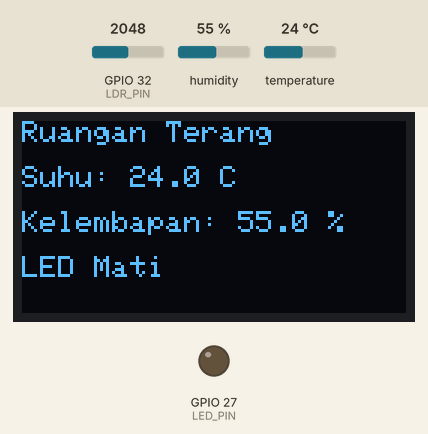
Recording of a sketch running on a simulated ESP32. Shown: 128×64 one-colour display, output pins drawn as LEDs (lit = HIGH). Inputs (shaded band) come from the test bench; at power-on: humidity 55 %, GPIO 32 (LDR_PIN) = 2048, temperature 24 °C. WiFi joins after 1.5 s; servers stay silent unless stated; random numbers use the default seed unless the sketch sets one; no MQTT or app messages arrive unless stated; what the sketch prints to the serial monitor is not drawn.

Above: at 4.7 s.
4.8 s: humidity set to 64 %
At 8.0 s:
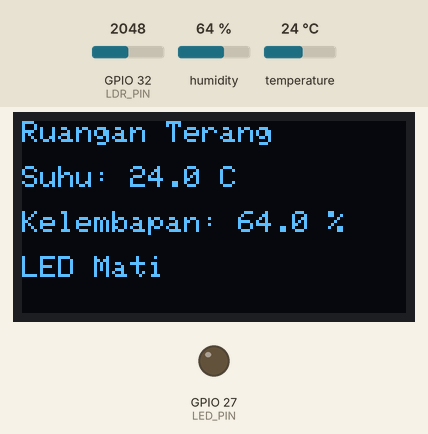
8.7 s: humidity set to 67 %
At 11.0 s:
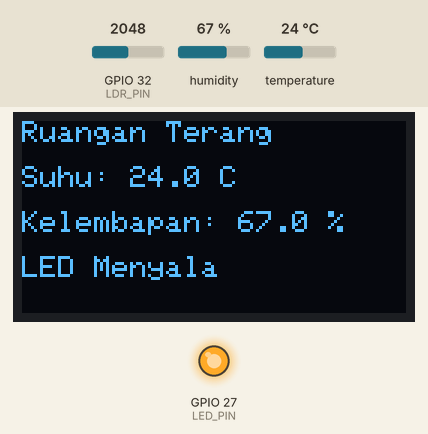
12.6 s: GPIO 32 (LDR_PIN) set to 2926
16.5 s: GPIO 32 (LDR_PIN) set to 3040
At 20.0 s:
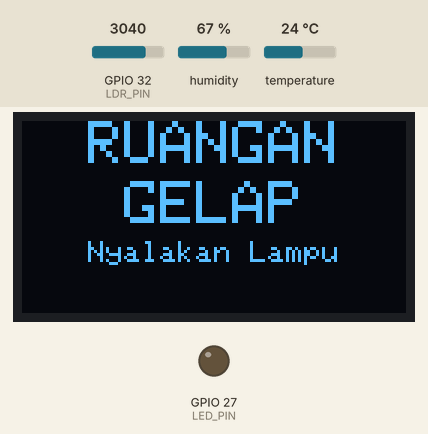
20.4 s: GPIO 32 (LDR_PIN) set to 2960
At 23.1 s:
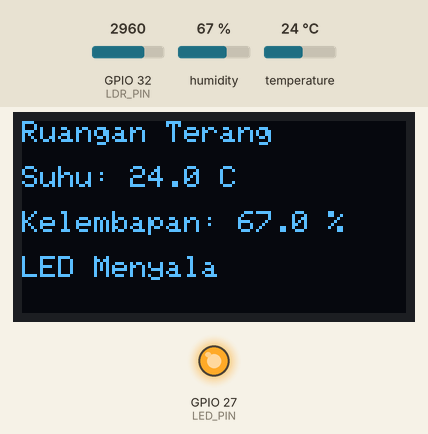
24.3 s: temperature set to 12 °C
At 26.1 s:
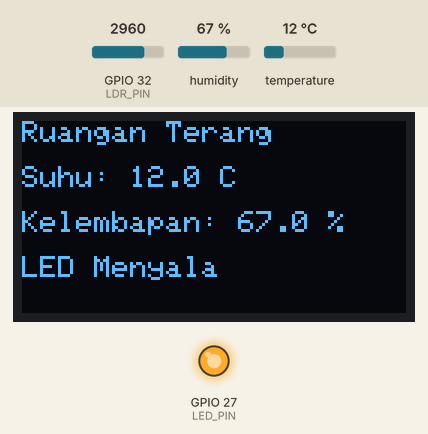
Timing chart, 0 to 27.6 s (numbered marks = the images above; inputs shaded):
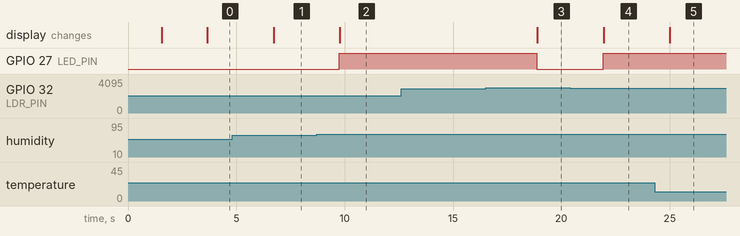

The sketch:

IoTWIP.ino
```cpp
// Library
#include <Wire.h>
#include <Adafruit_GFX.h>
#include <Adafruit_SSD1306.h>
#include <DHT.h>
#include <WiFi.h>
#include <PubSubClient.h>
#include <ArduinoJson.h>

// Define Pin
#define LDR_PIN 32
#define DHT_PIN 4
#define LED_PIN 27
#define SCL_PIN 5 //Pin SCL OLED
#define SDA_PIN 18 //PIN SDA OLED

//Define OLED
#define SCREEN_WIDTH 128
#define SCREEN_HEIGHT 64
#define OLED_RESET -1

//Define DHT Type
#define DHT_TYPE DHT11

//Initialize DHT
DHT dht(DHT_PIN,DHT_TYPE);

//Initialize OLED
Adafruit_SSD1306 display(SCREEN_WIDTH, SCREEN_HEIGHT,&Wire, OLED_RESET);

//Menentukan Threshold untuk Cahaya, Suhu, dan Kelembapan
const int light_threshold= 3000;
const float temp_threshold= 27.0;
const float hum_threshold= 65.0;

//Konfigurasi Wifi
const char* ssid = "";
const char* password = "";
const char* mqtt_server = "broker.hivemq.com";
const int port = 1883;
const char* topic = "smartroom/kelompok6/data";

WiFiClient espClient;
PubSubClient client(espClient);


void setup_wifi() {
 delay(10);
 Serial.println();
 Serial.print("Connecting to ");
 Serial.println(ssid);


 WiFi.mode(WIFI_STA);
 WiFi.begin(ssid, password);


 while (WiFi.status() != WL_CONNECTED) {
   delay(500);
   Serial.print(".");
 }


 Serial.println("");
 Serial.println("WiFi connected");
 Serial.println("IP address: ");
 Serial.println(WiFi.localIP());
}

//Untuk reconnect waktu disconnect
void reconnect() {
 while (!client.connected()) {
   Serial.print("Attempting MQTT connection...");
   String clientId = "ESP32Client-";
   clientId += String(random(0xffff), HEX);
   if (client.connect(clientId.c_str())) {
     Serial.println("Connected");
    }
    else {
     Serial.println("Connection failed, try again in 5 seconds");
     delay(5000);
   }
  }
}

//format JSON yang dikirim ke MQTT Hivemq dan kirim ke hivemq
void publish_format(int lightValue, bool kondisiruangan, bool dht_condition, float temperature, float humidity, bool LEDON){
  JsonDocument doc;
  doc ["LightValue"]   = lightValue;
  doc ["KondisiRuangan"] = kondisiruangan;
  if(dht_condition){
    doc ["Temperatur"] = temperature;
    doc ["Kelembapan"] = humidity;
  }
  else{
    doc ["Temperatur"] = nullptr;
    doc ["Kelembapan"] = nullptr;
  }

  doc ["NyalaLED"] = LEDON;

  char data [256];
  serializeJsonPretty(doc, data);
  client.publish(topic, data);

  if(client.publish(topic, data)){
    Serial.println("Data sukses dikirim");
  }
  else{
    Serial.println("Data gagal dikirim");
  }
}


void setup() {
Serial.begin(115200);

//Mulai DHT11
dht.begin();

//LED
pinMode(LED_PIN, OUTPUT);
digitalWrite(LED_PIN, LOW);


Wire.begin(SDA_PIN, SCL_PIN);

setup_wifi();
client.setServer(mqtt_server, port);

if(!display.begin(SSD1306_SWITCHCAPVCC, 0x3C)) {
    Serial.println("OLED tidak ditemukan!, cek OLED");
    while(true){
    delay(1000); }
}
  // Clear OLED
  display.clearDisplay();
  //Set warna font di OLED
  display.setTextColor(WHITE);
  //START OLED
  display.setTextSize(2);
  display.setCursor(10, 10);
  display.println("SYSTEM");

  display.setTextSize(2);
  display.setCursor(10, 35);
  display.println("STARTING");

  display.display();

  delay(2000);
}


void loop() {

if (!client.connected()) {
   reconnect();
 }
 client.loop();

// Baca Sensor Cahaya
int lightValue=analogRead(LDR_PIN);

//Ambil nilai sensor LDR dan print di serial monitor
Serial.print("LDR: ");
Serial.println(lightValue);

//Clear display OLED dari System Starting
display.clearDisplay();

//Cek Value LDR
//Waktu Ruangan Terang
if(lightValue < light_threshold){

  Serial.println ("Ruangan Terang");

  //Baca DHT11
  float temperature=dht.readTemperature();
  float humidity=dht.readHumidity();

  //Cek apakah DHT11 jalan
  //Kalau DHT11 Tidak jalan
  //========================================
    if(isnan(temperature)||isnan(humidity)){
      digitalWrite(LED_PIN, LOW);
      Serial.println("DHT11 Error, Cek Koneksi DHT");

     //Output di OLED kalau DHT tidak jalan
      display.setTextSize(1);
      display.setCursor(22,0);
      display.println("Ruangan Terang");

      display.setTextSize(1);
      display.setCursor(31, 20);
      display.println("DHT11 Error");

      display.setTextSize(1);
      display.setCursor(43, 40);
      display.println("LED Off");

      display.display();
      //void publish_format(int lightValue, bool kondisiruangan, bool dht_condition, float temperature, float humidity, bool LEDON)
      publish_format(lightValue, true, false, 0, 0, false );
  }
  //=========================================
    //Kalau DHT11 Jalan
    else{
      Serial.print("Suhu: ");
      Serial.print(temperature);
      Serial.println(" C");

      Serial.print("Kelembapan: ");
      Serial.print(humidity);
      Serial.println(" %");

      //Kalau ruangan panas/lembap
      //=======================================================
      if(temperature>temp_threshold || humidity>hum_threshold){
        digitalWrite(LED_PIN,HIGH);
        Serial.println("Ruangan Panas");
        Serial.println("LED Menyala");

        //Output OLED Waktu Ruangan Panas
        display.setTextSize(1);
        display.setCursor(0,0);
        display.println("Ruangan Terang");

        display.setTextSize(1);
        display.setCursor(0,15);
        display.print("Suhu: ");
        display.print(temperature,1);
        display.println(" C");

        display.setTextSize(1);
        display.setCursor(0,30);
        display.print("Kelembapan: ");
        display.print(humidity,1);
        display.println(" %");

        display.setTextSize(1);
        display.setCursor(0,45);
        display.print("LED Menyala");

        display.display();
        //void publish_format(int lightValue, bool kondisiruangan, bool dht_condition, float temperature, float humidity, bool LEDON)
        publish_format(lightValue, true, true, temperature, humidity, true);
        }
      //=============================================================
      //Kalau ruangan normal
      //=============================================================
      else{
        digitalWrite(LED_PIN, LOW);
        Serial.println("Ruangan Normal");
        Serial.println("LED Mati");

        //Output OLED Waktu ruangan normal
        display.setTextSize(1);
        display.setCursor(0,0);
        display.println("Ruangan Terang");

        display.setTextSize(1);
        display.setCursor(0,15);
        display.print("Suhu: ");
        display.print(temperature,1);
        display.println(" C");

        display.setTextSize(1);
        display.setCursor(0,30);
        display.print("Kelembapan: ");
        display.print(humidity,1);
        display.println(" %");

        display.setTextSize(1);
        display.setCursor(0,45);
        display.print("LED Mati");

        display.display();
        //void publish_format(int lightValue, bool kondisiruangan, bool dht_condition, float temperature, float humidity, bool LEDON)
        publish_format(lightValue, true, true, temperature, humidity, false);
        }
      //==========================================================
  }

}

//Waktu Ruangan Gelap
else{
  digitalWrite(LED_PIN, LOW);
  Serial.println("Ruangan Gelap");
  Serial.println("LED Mati");

  //Output OLED Waktu Ruangan Gelap
  display.setTextSize(2);
  display.setCursor(22,0);
  display.println("RUANGAN");

  display.setTextSize(2);
  display.setCursor(34,20);
  display.println("GELAP");

  display.setTextSize(1);
  display.setCursor(22,40);
  display.println("Nyalakan Lampu");

  display.display();
  //void publish_format(int lightValue, bool kondisiruangan, bool dht_condition, float temperature, float humidity, bool LEDON)
  publish_format(lightValue, false, false, 0, 0, false);

}
Serial.println("=====================================");
delay(3000);
}
```

Measured:
- the behaviour switches between 65 and 66 % on humidity (found by bisection; images 1 and 2)
- the behaviour switches between 2999 and 3000 on GPIO 32 (LDR_PIN) (found by bisection; images 2 and 3)
- after the input at 4.8 s, the display: changes after 1.9 s (image 1)
- after the input at 8.7 s, GPIO 27 (LED_PIN): LOW → HIGH after 1.0 s; the display: changes after 1.1 s (image 2)
- after the input at 12.6 s, every drawn part: stays the same
- after the input at 16.5 s, GPIO 27 (LED_PIN): HIGH → LOW after 2.4 s; the display: changes after 2.4 s (image 3)
- after the input at 20.4 s, GPIO 27 (LED_PIN): LOW → HIGH after 1.5 s; the display: changes after 1.6 s (image 4)
- after the input at 24.3 s, the display: changes after 0.70 s (image 5)
